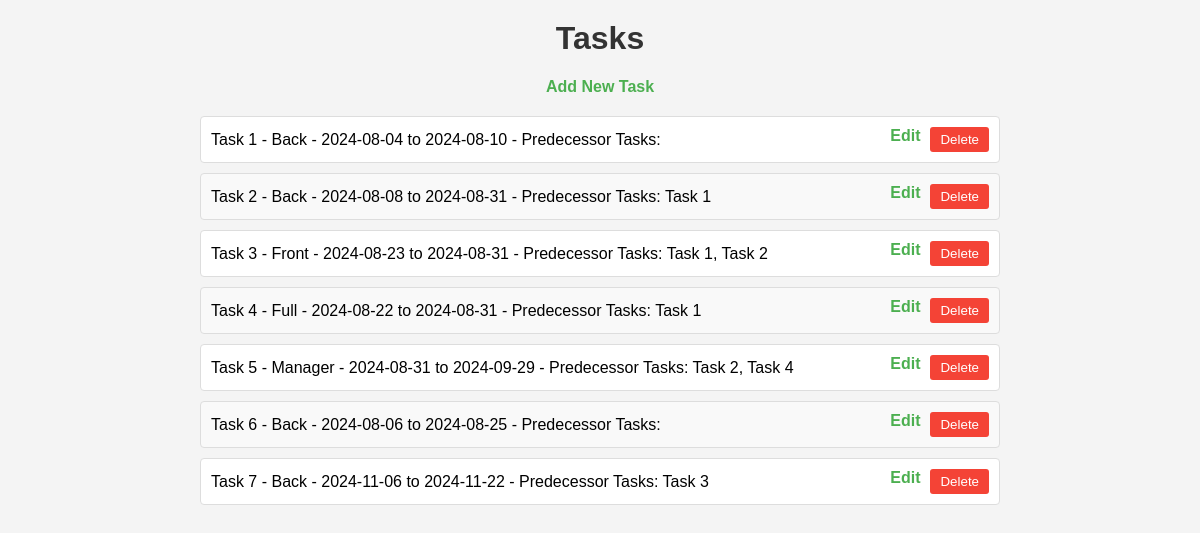
The page /tasks on the database its author committed.
### models.py (models this page shows)
class Task(db.Model):
    id = db.Column(db.Integer, primary_key=True)
    name = db.Column(db.String(100), nullable=False)
    position = db.Column(db.String(100), nullable=False)
    start_date = db.Column(db.Date, nullable=False)
    end_date = db.Column(db.Date, nullable=False)
    predecessor_tasks = db.Column(db.String(500))  # New column

### app.py (the view)
@app.route('/tasks')
def show_tasks():
    tasks = Task.query.all()
    return render_template('tasks.html', tasks=tasks)

### templates/tasks.html (shortened to what this page needs)
<!DOCTYPE html>
<html lang="en">
<head>
</head>
<body>
    <h1>Tasks</h1>
    <a href="{{ url_for('new_task') }}">Add New Task</a>
    <ul class="task-list">
        {% for task in tasks %}
            <li>
                {{ task.name }} - {{ task.position }} - {{ task.start_date }} to {{ task.end_date }} - Predecessor Tasks: {{ task.predecessor_tasks }}
                <div class="task-actions">
                    <a href="{{ url_for('edit_task', id=task.id) }}">Edit</a>
                    <form action="{{ url_for('delete_task', id=task.id) }}" method="POST" style="display:inline;">
                        <button type="submit">Delete</button>
                    </form>
                </div>
            </li>
        {% endfor %}
    </ul>
</body>
</html>

### templates/tasks.html (style rules this page uses)
body { font-family: Arial, sans-serif; margin: 0; padding: 0; background-color: #f4f4f4; display: flex; flex-direction: column; align-items: center; }
h1 { margin-top: 20px; color: #333; }
a { text-decoration: none; color: #4CAF50; font-weight: bold; }
.task-list { width: 80%; max-width: 800px; margin: 20px 0; padding: 0; list-style-type: none; }
.task-list li { background-color: #fff; border: 1px solid #ddd; border-radius: 4px; padding: 10px; margin-bottom: 10px; display: flex; justify-content: space-between; align-items: center; }
.task-list li:nth-child(even) { background-color: #f9f9f9; }
.task-actions { display: flex; gap: 10px; }
button { background-color: #f44336; color: white; border: none; padding: 5px 10px; border-radius: 3px; cursor: pointer; }

### rows shown on the page
Task: name "Task 1", position "Back", start_date "2024-08-04", end_date "2024-08-10"
Task: name "Task 2", position "Back", start_date "2024-08-08", end_date "2024-08-31", predecessor_tasks "Task 1"
Task: name "Task 3", position "Front", start_date "2024-08-23", end_date "2024-08-31", predecessor_tasks "Task 1, Task 2"
Task: name "Task 4", position "Full", start_date "2024-08-22", end_date "2024-08-31", predecessor_tasks "Task 1"
Task: name "Task 5", position "Manager", start_date "2024-08-31", end_date "2024-09-29", predecessor_tasks "Task 2, Task 4"
Task: name "Task 6", position "Back", start_date "2024-08-06", end_date "2024-08-25"
Task: name "Task 7", position "Back", start_date "2024-11-06", end_date "2024-11-22", predecessor_tasks "Task 3"
